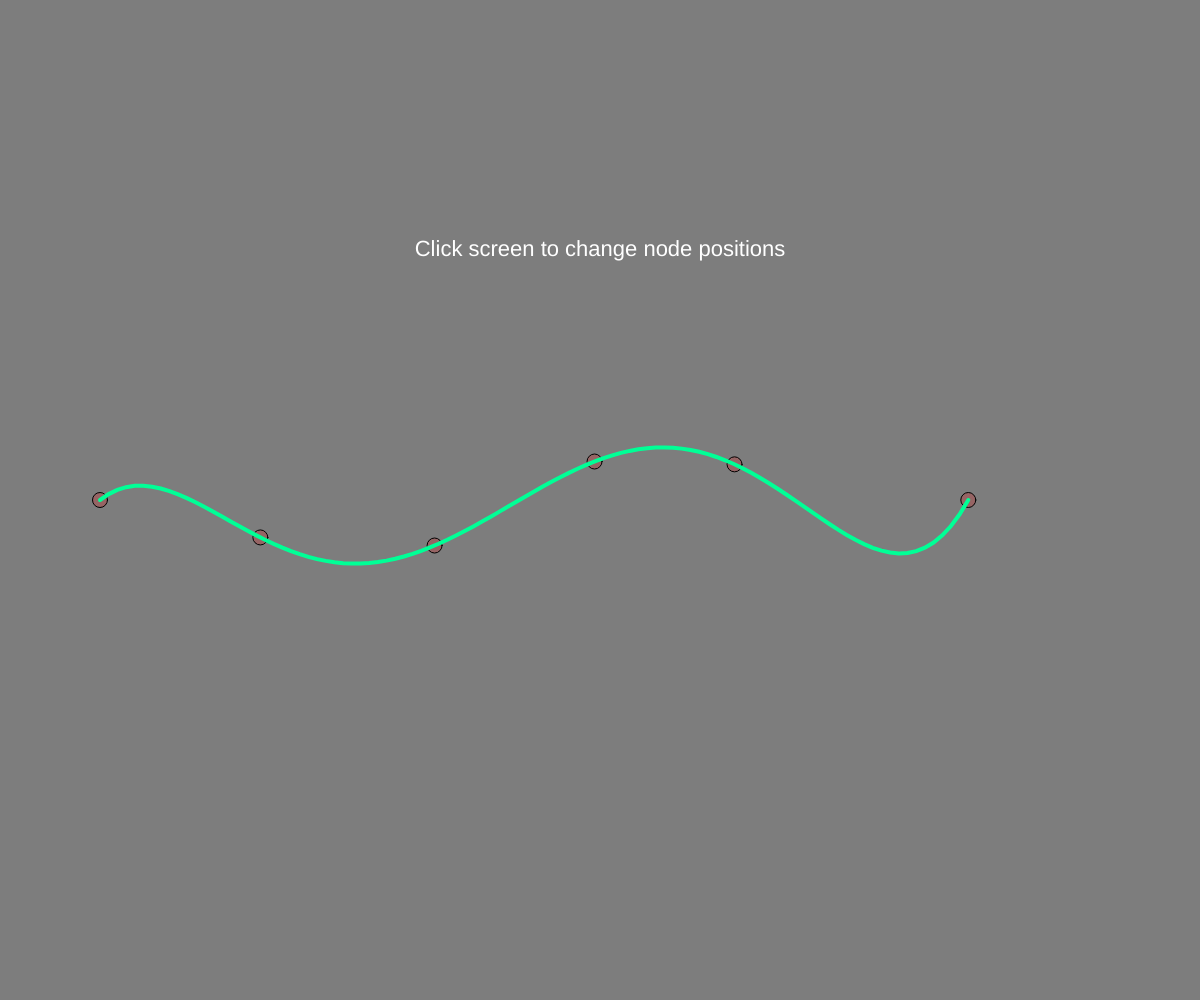
Frame 1 (no input)
Frame 60 (no input): identical to frame 1, image omitted
Frame 120 (the mouse pressed at the canvas centre since frame 60): identical to frame 1, image omitted

The p5.js sketch that drew this single still picture (run headless with seeded random() and noise() and a simulated clock; from frame 60 on, the mouse is pressed at the canvas centre):

// p5.js sketch
// ── sketch.js
const r = 15, n = 6, diff = 75;
let x = [], y = [], latch = true,
    w = window.innerWidth,
    h = window.innerHeight;

function setup() {
  canvas = createCanvas(w, h);

  for (let i = 0; i < n; i++) {
    //first and last node y position to be in the middle of the canvas
    if (i == 0 || i == n - 1) {
      x.push(random(0.75, 1) * (width / n) * i + width / n / 2);
      y.push(height / 2);
    } else {
      //y position of nodes between the first and last nodes to be randomly generated
      x.push(random(0.75, 1) * (width / n) * i + width / n / 2);
      y.push(random(height / 2 - diff, height / 2 + diff));
    }
  }
}

function draw() {
  background(125);
  fill(255, 0, 0, 50);

  //draw circles at x and y plot points
  for (let i = 0; i < x.length; i++) {
    ellipse(x[i], y[i], r);
  }

  plotLagrange(x, y);

  //draw text to screen as code is first run
  push();
  textAlign(CENTER, CENTER);
  textSize(22);
  noStroke();
  fill(255);
  if (latch) {
    text("Click screen to change node positions", width / 2, height / 4);
  }
  pop();
}

//implementation of Lagrange interpolation
function plotLagrange(xPos, yPos) {
  const m = xPos.length;
  const n = m - 1;

  //save state
  push();
  stroke(0, 255, 150);
  noFill();
  strokeWeight(4);
  beginShape();
  //loop from 0 - 1 with 0.01 increment
  for (let current = 0; current < 1.01; current += 0.01) {
    //map current to the range between the first and last element of the x array
    let xp = map(current, 0, 1, xPos[0], xPos[xPos.length - 1]);
    //reset yp to zero
    let yp = 0;
    //each time current increments start nested for loop
    for (let i = 0; i < n + 1; i++) {
      //set p to 1 so the result isnt zero
      let p = 1;
      for (let j = 0; j < n + 1; j++) {
        if (j != i) {
          //when j is not equal to i multiply p by xp minus the xPos array at index j divide by xPos array at index i minus xPos array at index j
          p *= (xp - xPos[j]) / (xPos[i] - xPos[j]);
        }
      }
      //assign the sum of the yPos array array at index i times p
      yp += yPos[i] * p;
    }
    //at the end of each loop where current increments by 0.01 plot each point for xp and yp, thus create a curve that passes through each x & y plot point.
    vertex(xp, yp);
  }
  //finish drawing shape
  endShape();
  //exit saved state
  pop();
}

//cycle through plot points arrays and select new random position for nodes ever time the mouse is clicked
function mouseClicked() {
  //once mouse has been clicked set latch to false thus not drawing text to screen any more
  latch = false;
  for (let i = 0; i < x.length; i++) {
    if (i == 0 || i == n - 1) {
      x[i] = random(0.75, 1) * (width / n) * i + width / n / 2;
      y[i] = height / 2;
    } else {
      x[i] = random(0.75, 1) * (width / n) * i + width / n / 2;
      y[i] = random(height / 2 - diff, height / 2 + diff);
    }
  }
}

window.onresize = function () {
  // assigns new values for width and height variables
  w = window.innerWidth;
  h = window.innerHeight;
  canvas.size(w, h);
};
